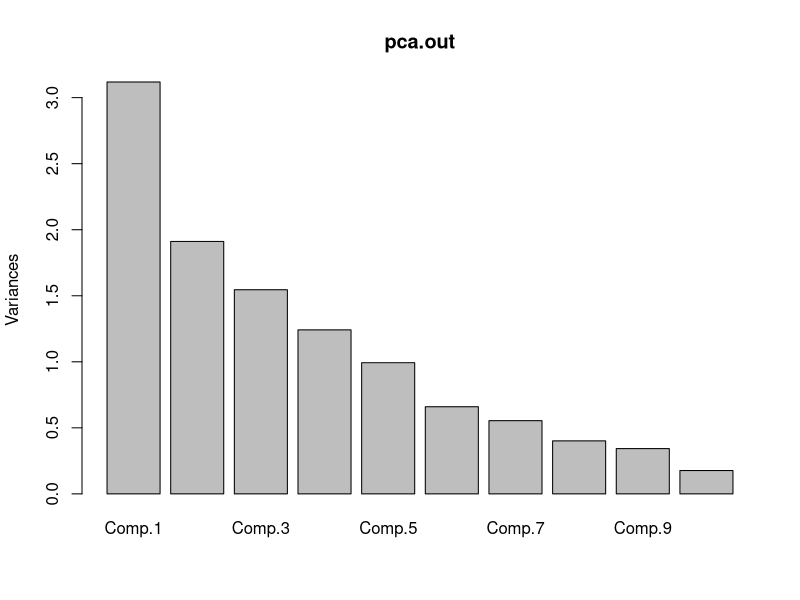
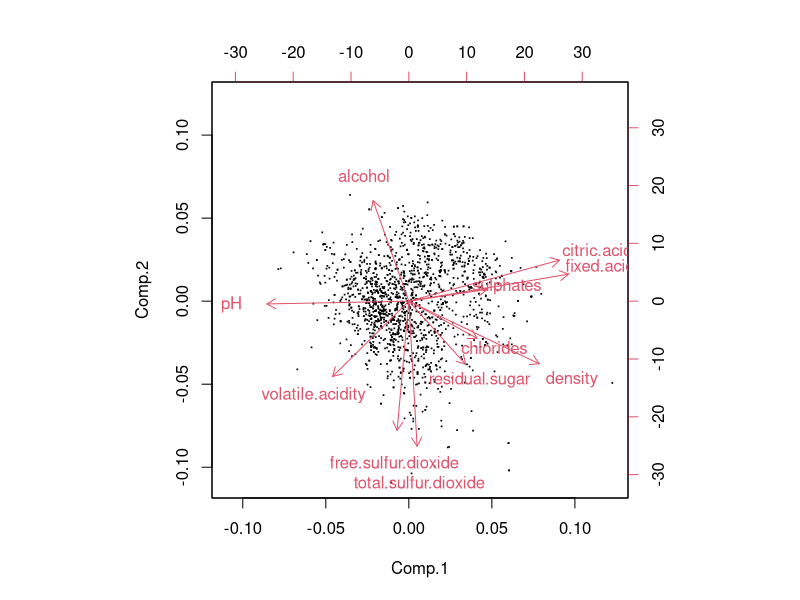
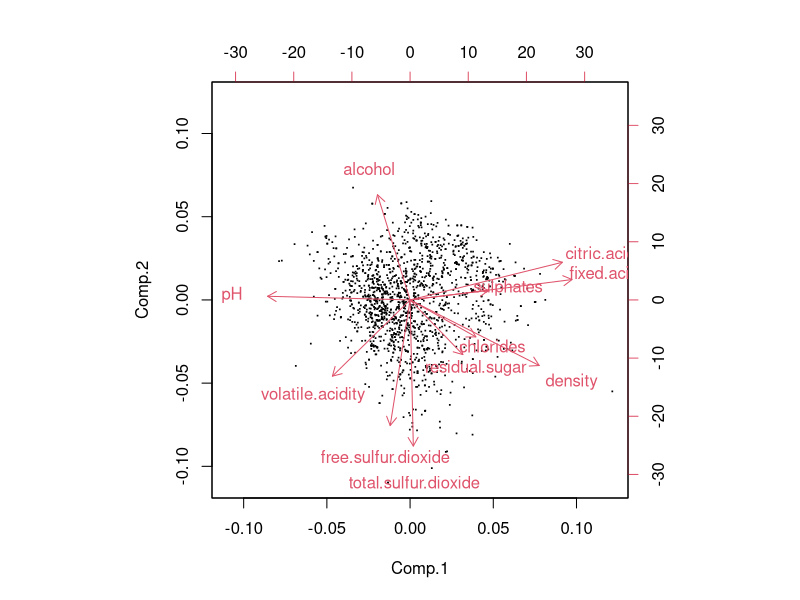
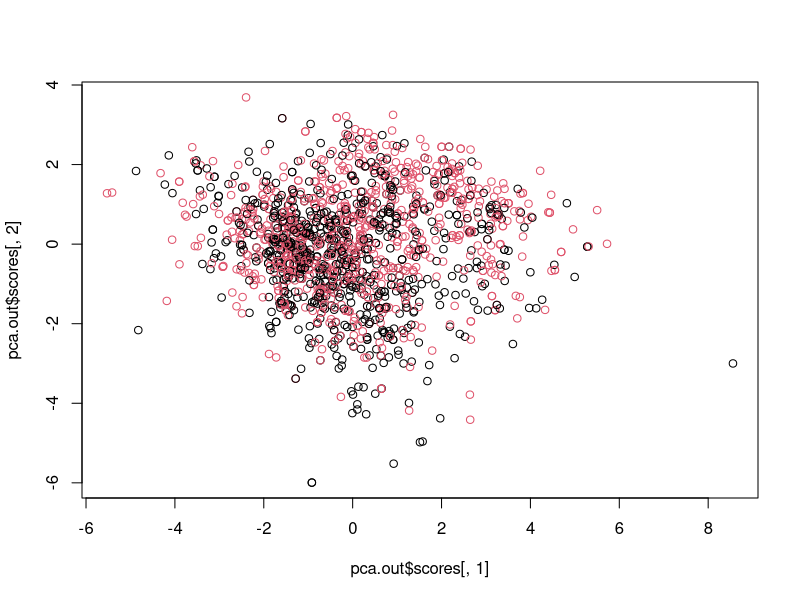

Recreate these plots in R, in order.
# 1. Carreguem les dades
DIR <- "C:\\Users\\andreu.huguet\\Downloads\\wine-quality-ad-master\\"
setwd(DIR)
dd <- read.csv2("./data/winequality-red.csv")
head(dd)

# 1.1. Creem la matriu X de variables
X <- data.matrix(dd[,1:(ncol(dd) - 1)])
X[,4] <- log(X[,4])
cor(X)

# 2. Anàlisi de Components Principals
library(car)
pca.out <- princomp(X, cor = T)
summary(pca.out)
screeplot(pca.out)

# 3. Biplot
biplot(pca.out,
       xlabs = rep(".", nrow(X)))

# 3.1. Fora anomalies
X <- X[-which(X[,4] > 2.4),]

# 4. Repetim l'anàlisi
pca.out <- princomp(X, cor = T)
biplot(pca.out,
       xlabs = rep(".", nrow(X)))

# 5. Plot dels dos components principals
plot(pca.out$scores[,1], pca.out$scores[,2],
     col = as.factor(dd$quality > 5))
